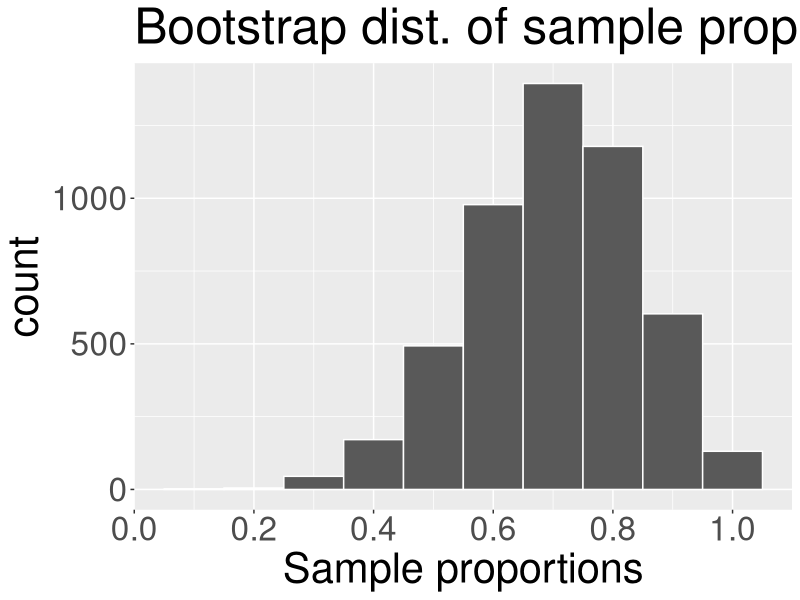
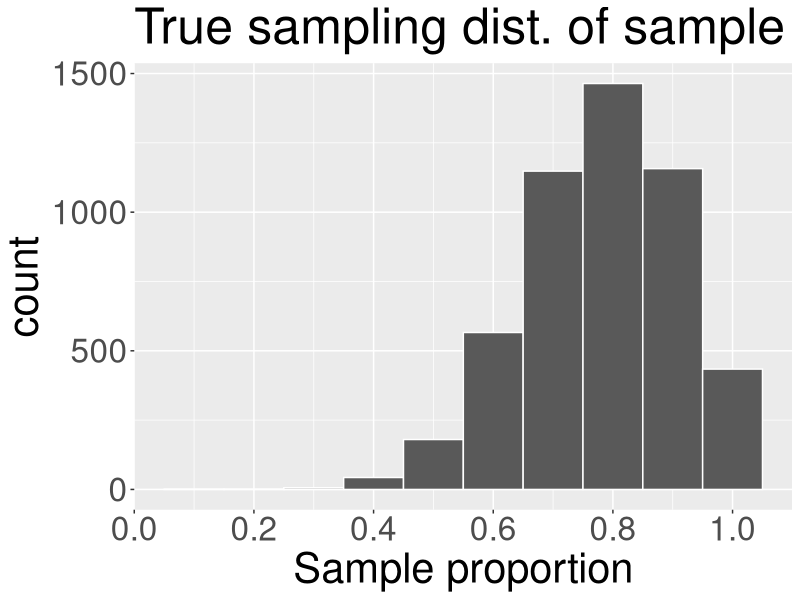
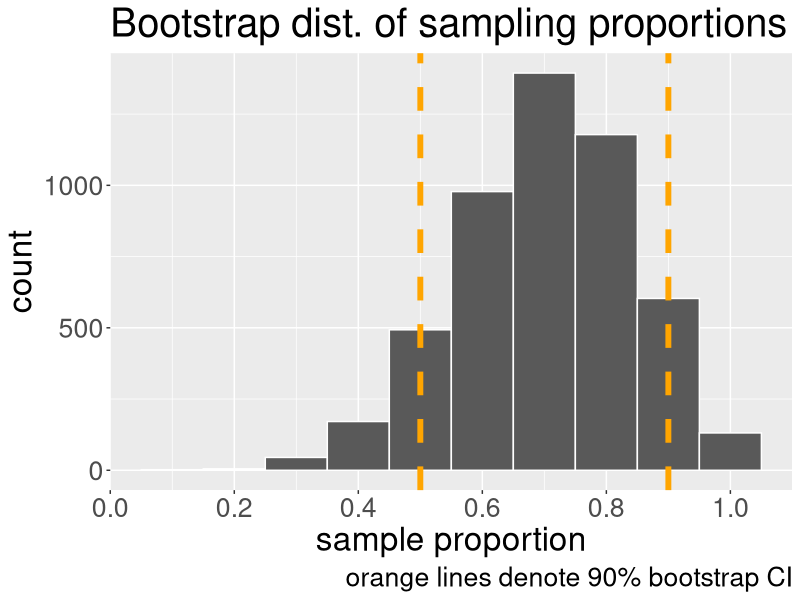
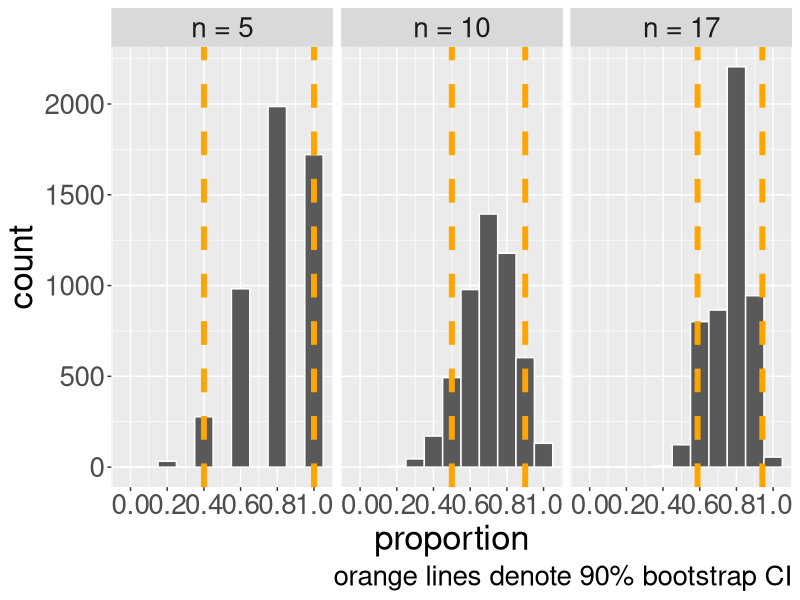

The R source for these figures, in order:
## ---- chunk 1
knitr::opts_chunk$set(echo = F, warning = F, messabundance = F)
library(tidyverse)
library(readr)
plot_theme <- theme(text = element_text(size = 24))

get_bootstrap <- function(x, n, B, stat){
  bootstrap_stats <- rep(NA, B)
  for(b in 1:B){
    # resample
    x_boot <- sample(x = x, size = n, replace = TRUE)
    # calculate and store bootstrap statistic
    if(stat %in% c("mean", "prop")){
      bootstrap_stats[b] <- mean(x_boot)
    }
  }
  bootstrap_stats
}
## ---- chunk 2
B <- 5000
## ---- chunk 3
set.seed(1)
x <- c(rep(1,7), rep(0, 3))
n <- length(x)
boot_props <- rep(NA, B)
for(b in 1:B){
  x_b <- sample(x, size = n, replace = TRUE)
  boot_props[b] <- mean(x_b)
}

boot_df <- data.frame(props = boot_props) 
## ---- chunk 4
boot_df |>
  ggplot(aes(x = props)) +
  geom_histogram(bins = 10, col = "white") +
  labs(x="Sample proportions", title = "Bootstrap dist. of sample proportion")+
    theme(text = element_text(size = 30)) +
    scale_x_continuous(breaks = seq(0,1,0.2))
## ---- chunk 5
pop <- c(rep(1, 21), rep(0, 6))
p_resamp <- rep(NA, B)
for(b in 1:B){
  p_resamp[b] <- mean(sample(pop, n, replace = T))
}
sampling_df <- data.frame(props = p_resamp)
ggplot(sampling_df, aes(x = props)) +
  geom_histogram(bins = 10, col = "white") +
  labs(title = "True sampling dist. of sample proportions",
       x = "Sample proportion")+
  scale_x_continuous(breaks = seq(0,1,0.2)) +
    theme(text = element_text(size = 30)) 
## ---- chunk 6
# data frame containing our bootstrap statistics
gamma <- 0.9

bounds <- quantile(boot_props, c((1-gamma)/2, (1+gamma)/2))
boot_df |>
  ggplot(aes(x = props)) +
  geom_histogram(binwidth = 0.1, col = "white")+
  geom_vline(xintercept = bounds[1], col = "orange", linetype = "dashed",
             size = 2)+
  geom_vline(xintercept = bounds[2], col = "orange", linetype = "dashed",
             size = 2)+
  scale_x_continuous(breaks = seq(0,1,0.2)) +
  labs(caption = paste0("orange lines denote ",gamma*100, "% bootstrap CI"), x = "sample proportion",
       title = "Bootstrap dist. of sampling proportions")+
  theme(text = element_text(size = 24))

## ---- chunk 7
set.seed(2)
n2 <- 17
n1 <- 5
n_orig <- length(x)
x1 <- sample(pop, n1)
x2 <- sample(pop, n2)
rm(n)
sampling_dfll <- rbind(mutate(boot_df, n = n_orig),
                data.frame(props = get_bootstrap(x2, n2, B, "prop"), 
                           n = n2),
                data.frame(props = get_bootstrap(x1, n1, B, "prop"), n = n1)) |>
  mutate(n_lab = paste0("n = ", n)) |>
    mutate(n_lab = factor(n_lab, levels = paste0("n = ", sort(c(n2,n1,n_orig)))))


bounds <- sampling_dfll |>
  group_by(n_lab) |>
  summarise(lb = quantile(props, (1-gamma)/2), ub = quantile(props, (1+gamma)/2))  |>
  ungroup() |>
  data.frame()


## ---- chunk 8
sampling_dfll |>
  ggplot(aes(x = props)) +
  geom_histogram(binwidth = 0.1, col = "white")+
  facet_wrap( ~ n_lab) +
  geom_vline(data = bounds, mapping = aes(xintercept = lb), col = "orange", size = 2, linetype = "dashed")+
  geom_vline(data = bounds, mapping = aes(xintercept = ub), col = "orange",
             size = 2, linetype = "dashed")+
  scale_x_continuous(breaks = seq(0,1,0.2)) +
  theme(text = element_text(size = 25)) +
    labs(caption = paste0("orange lines denote ",gamma*100, "% bootstrap CI"), x = "proportion")
## ---- chunk 9
bounds |>
  rename("n" = n_lab)|>
  mutate(interval = paste0("(", round(lb, 2), ", ", round(ub, 2), ")")) |>
  select(n, interval) |>
  kableExtra::kable()
